Frame 1 (no input): blank canvas, image omitted
Frame 60 (the mouse pressed at the canvas centre just before this capture): blank canvas, image omitted
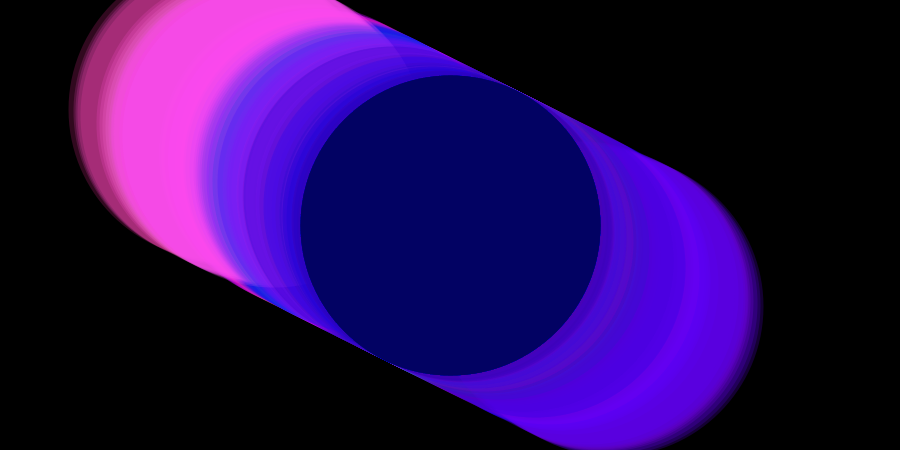
Frame 120 (the mouse held since frame 60 and released just before this capture)

The Processing sketch whose frames 1 and 60 were blank and that drew this single picture after the mouse press (run headless with seeded random() and noise(); from frame 60 on, the mouse is pressed at the canvas centre):

// Processing sketch: processing_362
// ── processing_362.pde

import java.util.ArrayList;

ArrayList list;
float r, g, b, variance = 40;
float size = 3;
float sizeNorm = 10;

PGraphics graphics;

void setup() {
  size(900, 450);
  background(0);
  r = random(255); 
  g = random(255);
  b = random(255);
  list = new ArrayList();
//  noStroke();
//  for(int a = 0; a < 50; a++) {
//    list.add(new Ball(a, a*5, 0, 0, r, g, b, variance / 2));
//    r += random(-variance, variance);
//    g += random(-variance, variance);
//    b += random(-variance, variance);
//  }
  graphics = createGraphics(width, height, JAVA2D);
  graphics.smooth();
//  mouseX = width/2;
//  mouseY = height/2;
}
int k;
int m = 1;

void draw() {
  list.add(new Ball(width/2, height/2, 0, 0, r, g, b, variance / 2));
  r += random(-variance, variance);
  g += random(-variance, variance);
  b += random(-variance, variance);
    
  if(mousePressed) {
   if(mouseButton == LEFT) sizeNorm += 1;
   else sizeNorm = max(sizeNorm-1, 0);
  }
  
  m = 1;
  if(keyPressed) {
    if(key == 'r') {
      m = -1;
    }
  }
  k = (int)random(list.size());
  
  graphics.beginDraw();
  graphics.background(0, .2);
  for(int a = 0; a < list.size(); a++) {
    Ball b = (Ball) list.get(a);
    b.run();
  }
  Ball b = (Ball) list.get(k);
  size = min(sizeNorm/dist(b.x, b.y, mouseX, mouseY), 300);
  if(keyPressed & key == 'f') {
    size = 800;
  }
  for(int a = 0; a < list.size(); a++) {
    b = (Ball) list.get(a);
    b.show();
  }
  graphics.endDraw();
  image(graphics, 0, 0);
}

class Ball {
  float x, y, dx, dy; 
  float ox, oy;
  float r, g, b, variance;
  
  Ball(float x, float y, float dx, float dy, float r, float g, float b, float v) {
    this.x = x;
    this.y = y;
    this.dx = dx;
    this.dy = dy;
    this.r = r;
    this.g = g;
    this.b = b;
    variance = v;
  }  
  
  void run() {
    ox = x;
    oy = y;
//    x += dx;
//    y += dy;
//    dx += (mouseX-x)/100;
//    dy += (mouseY-y)/100;
    float ang = atan2(mouseY-y, mouseX-x);
    float dist = dist(x, y, mouseX, mouseY);
    if(dist == 0) return;
    x += 25*cos(ang)/sqrt(dist)*m;
    y += 25*sin(ang)/sqrt(dist)*m;
//    size = 10/dist;
  }
  
  void show() {
    r += random(-variance, variance);
    g += random(-variance, variance);
    b += random(-variance, variance);
    graphics.strokeWeight(size);
    graphics.stroke(color(r, g, b, 50));
    graphics.line(x, y, ox, oy);
  }
}
